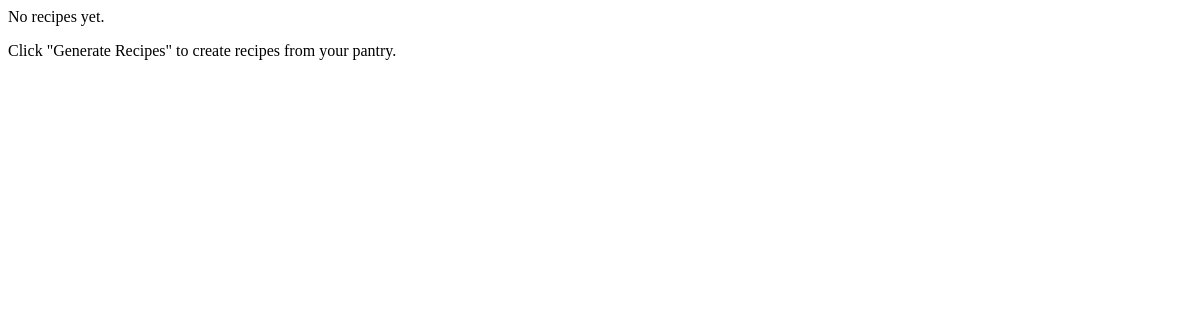
Page /recipes/rendered (signed in) on the earlier database version.
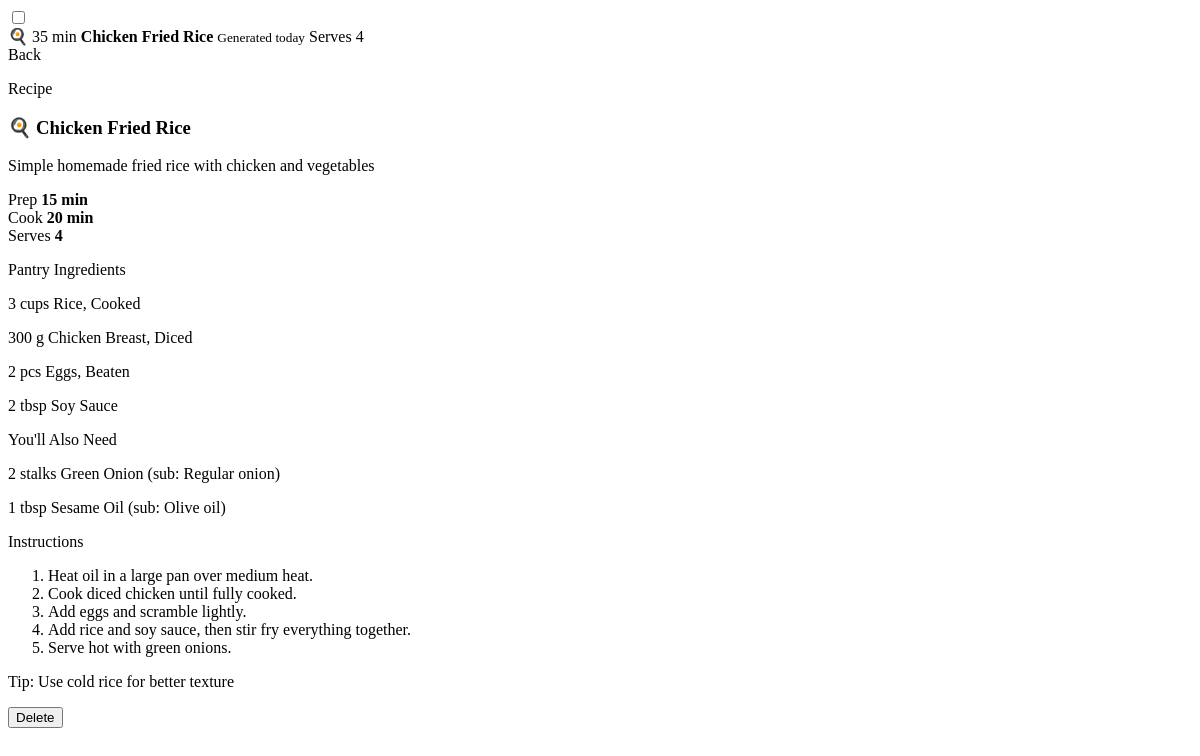
Same page on the later database version.
### app/models/model.py (models this page shows)
class BaseModel(Model):
    class Meta:
        database = db

class Recipe(BaseModel):
    id = AutoField()
    user = ForeignKeyField(User, backref="recipes")
    title = CharField()
    description = CharField(null=True)
    prep_time_minutes = IntegerField()
    cook_time_minutes = IntegerField()
    servings = IntegerField()
    tips = CharField(null=True)
    created_at = DateTimeField(default=datetime.now)
    class Meta:
        table_name = "recipes"

class RecipeIngredient(BaseModel):
    id = AutoField()
    recipe = ForeignKeyField(Recipe, backref="ingredients")
    item = CharField()
    amount = CharField()
    unit = CharField(null=True)
    preparation = CharField(null=True)
    class Meta:
        table_name = "recipe_ingredients"

class RecipeMissingIngredient(BaseModel):
    id = AutoField()
    recipe = ForeignKeyField(Recipe, backref="missing_ingredients")
    item = CharField()
    amount = CharField()
    unit = CharField(null=True)
    substitute = CharField(null=True)
    class Meta:
        table_name = "recipe_missing_ingredients"

class RecipeInstruction(BaseModel):
    id = AutoField()
    recipe = ForeignKeyField(Recipe, backref="instructions")
    step_number = IntegerField()
    instruction = CharField()
    class Meta:
        table_name = "recipe_instructions"

### app/routes/recipes.py (the view)
@recipe_bp.route("/rendered", methods=["GET"])
@login_required
def recipes_rendered():
    user_id = int(current_user.id)
    recipes = [recipe_to_dict(r) for r in Recipe.select().where(Recipe.user_id == user_id).order_by(Recipe.id.desc())]
    for r in recipes:
        r["generated_label"] = _relative_date(r["created_at"])
    return render_template("_recipes.html", recipes=recipes)

### app/routes/recipes.py (called while the page is built)
def recipe_to_dict(recipe):
    return {
        **recipe.__data__,
        "ingredients_used": [i.__data__ for i in recipe.ingredients],
        "missing_ingredients": [m.__data__ for m in recipe.missing_ingredients],
        "instructions": [
            i.__data__ for i in recipe.instructions.order_by(RecipeInstruction.step_number)
        ],
    }

def _relative_date(d):
    if isinstance(d, str):
        d = date.fromisoformat(d)
    elif hasattr(d, "date"):
        d = d.date()
    delta = (date.today() - d).days
    if delta == 0:
        return "today"
    if delta == 1:
        return "yesterday"
    return f"{delta} days ago"

### app/templates/_recipes.html
{% if recipes %}
  {% for recipe in recipes %}
    {% set total_time = recipe.prep_time_minutes + recipe.cook_time_minutes %}
    {% set recipe_search = recipe.title ~ ' ' ~ (recipe.description or '') %}
    <article class="pantry-card recipe-card"
      data-search="{{ recipe_search|lower }}">
      <input type="checkbox" class="pantry-card-toggle" id="recipe-card-{{ recipe.id }}">
      <div class="pantry-card-inner">
        <label class="pantry-card-face pantry-card-front" for="recipe-card-{{ recipe.id }}" data-card-flip
          aria-label="View recipe details for {{ recipe.title }}">
          <span class="pantry-card-media recipe-card-media">
            <span class="pantry-item-icon" aria-hidden="true">🍳</span>
            <span class="recipe-meta-chip quicksand-regular">{{ total_time }} min</span>
          </span>
          <span class="pantry-card-main">
            <span>
              <strong class="elms-sans-regular">{{ recipe.title }}</strong>
              <small class="quicksand-regular">Generated {{ recipe.generated_label }}</small>
            </span>
            <span class="pantry-card-quantity quicksand-regular">Serves {{ recipe.servings }}</span>
          </span>
        </label>
        <div class="pantry-card-face pantry-card-back recipe-card-back">
          <label for="recipe-card-{{ recipe.id }}" class="card-back-button quicksand-regular" data-card-unflip>Back</label>
          <p class="dialog-eyebrow quicksand-regular">Recipe</p>
          <h3 class="elms-sans-regular">🍳 {{ recipe.title }}</h3>
          {% if recipe.description %}
            <p class="quicksand-regular recipe-card-description">{{ recipe.description }}</p>
          {% endif %}
          <div class="pantry-detail-list quicksand-regular recipe-meta-list">
            <div>
              <span>Prep</span>
              <strong>{{ recipe.prep_time_minutes }} min</strong>
            </div>
            <div>
              <span>Cook</span>
              <strong>{{ recipe.cook_time_minutes }} min</strong>
            </div>
            <div>
              <span>Serves</span>
              <strong>{{ recipe.servings }}</strong>
            </div>
          </div>
          <div class="recipe-card-scroll">
            <p class="elms-sans-regular recipe-card-section-label">Pantry Ingredients</p>
            {% for ing in recipe.ingredients_used %}
              <p class="quicksand-regular recipe-card-ingredient-item">
                {{ ing.amount }}{% if ing.unit %} {{ ing.unit }}{% endif %} {{ ing.item }}{% if ing.preparation %}, {{ ing.preparation }}{% endif %}
              </p>
            {% endfor %}
            {% if recipe.missing_ingredients %}
              <p class="elms-sans-regular recipe-card-section-label">You'll Also Need</p>
              {% for ing in recipe.missing_ingredients %}
                <p class="quicksand-regular recipe-card-missing-item">
                  {{ ing.amount }}{% if ing.unit %} {{ ing.unit }}{% endif %} {{ ing.item }}{% if ing.substitute %} (sub: {{ ing.substitute }}){% endif %}
                </p>
              {% endfor %}
            {% endif %}
            <p class="elms-sans-regular recipe-card-section-label">Instructions</p>
            <ol class="quicksand-regular recipe-card-instructions">
              {% for step in recipe.instructions %}
                <li>{{ step.instruction }}</li>
              {% endfor %}
            </ol>
            {% if recipe.tips %}
              <p class="quicksand-regular recipe-card-tips">Tip: {{ recipe.tips }}</p>
            {% endif %}
          </div>
          <div class="card-actions recipe-card-actions">
            <button class="card-delete quicksand-regular"
              hx-delete="/recipes/{{ recipe.id }}"
              hx-target="#recipes-section-inner"
              hx-swap="outerHTML"
              hx-confirm="Delete this recipe?">Delete</button>
          </div>
        </div>
      </div>
    </article>
  {% endfor %}
{% else %}
  <div class="empty-state quicksand-regular">
    <p>No recipes yet.</p>
    <p>Click "Generate Recipes" to create recipes from your pantry.</p>
  </div>
{% endif %}

Differences in the rows shown:
added Recipe: total_time "35", title "Chicken Fried Rice", generated_label "today", servings "4", description "Simple homemade fried rice with chicken and vegetables", prep_time_minutes "15", cook_time_minutes "20", tips "Use cold rice for better texture"
added RecipeIngredient: amount "3", unit "cups", item "Rice", preparation "Cooked"
added RecipeIngredient: amount "300", unit "g", item "Chicken Breast", preparation "Diced"
added RecipeIngredient: amount "2", unit "pcs", item "Eggs", preparation "Beaten"
added RecipeIngredient: amount "2", unit "tbsp", item "Soy Sauce"
added RecipeMissingIngredient: amount "2", unit "stalks", item "Green Onion", substitute "Regular onion"
added RecipeMissingIngredient: amount "1", unit "tbsp", item "Sesame Oil", substitute "Olive oil"
added RecipeInstruction: instruction "Heat oil in a large pan over medium heat."
added RecipeInstruction: instruction "Cook diced chicken until fully cooked."
added RecipeInstruction: instruction "Add eggs and scramble lightly."
added RecipeInstruction: instruction "Add rice and soy sauce, then stir fry everything together."
added RecipeInstruction: instruction "Serve hot with green onions."
Other differences:
text no longer shown: "No recipes yet. Click \"Generate Recipes\" to create recipes from your pantry."
